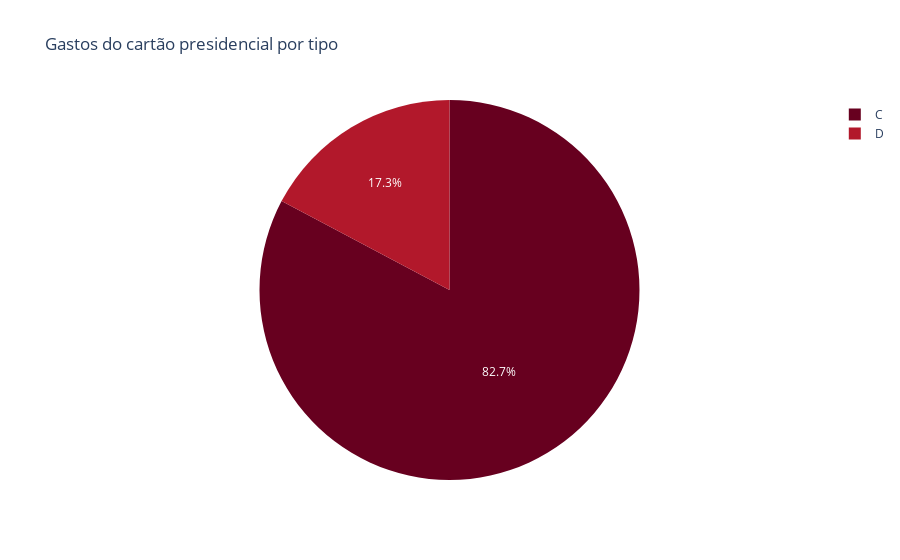

The notebook cell saved with this chart:
### Code cell
fig_lula = px.pie(gastos_lula, values='VALOR_NUM', names='TIPO', title='Gastos do cartão presidencial por tipo',
color_discrete_sequence=px.colors.sequential.RdBu)
fig_lula.show()

### Figure 1 — Plotly figure (JSON) as saved in the notebook; plotly's stock layout.template omitted (floating-point values rounded to 4 significant figures; data arrays with more than 128 entries replaced by an {"elided": "..."} marker saying what was removed)
{"data": [{"domain": {"x": [0, 1], "y": [0, 1]}, "hovertemplate": "TIPO=%{label}<br>VALOR_NUM=%{value}<extra></extra>", "labels": {"elided": "65859 str values"}, "legendgroup": "", "name": "", "showlegend": true, "type": "pie", "values": {"elided": "65859 float values"}}], "layout": {"legend": {"tracegroupgap": 0}, "piecolorway": ["rgb(103,0,31)", "rgb(178,24,43)", "rgb(214,96,77)", "rgb(244,165,130)", "rgb(253,219,199)", "rgb(247,247,247)", "rgb(209,229,240)", "rgb(146,197,222)", "rgb(67,147,195)", "rgb(33,102,172)", "rgb(5,48,97)"], "title": {"text": "Gastos do cartão presidencial por tipo"}}}
